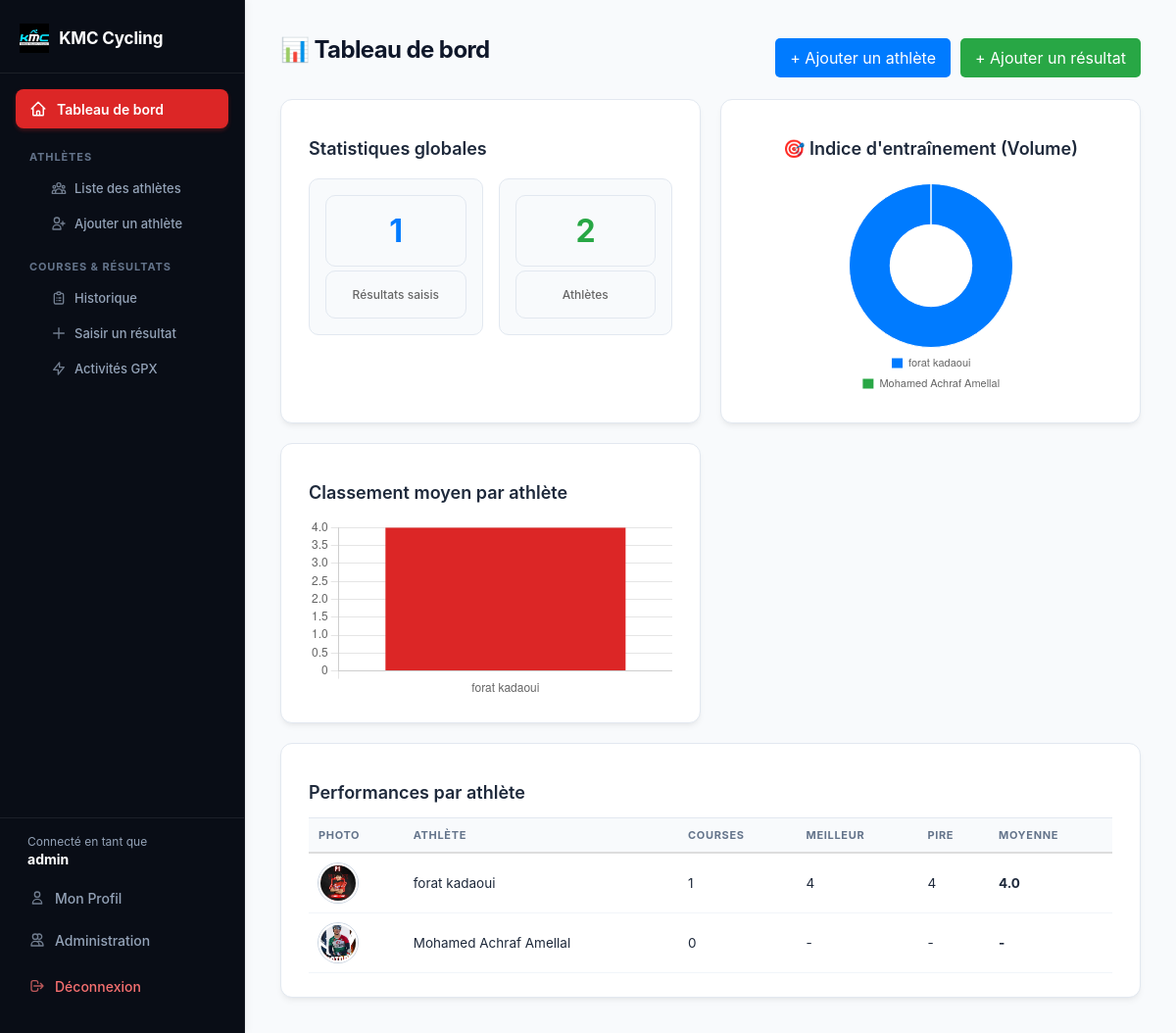
Page / (signed in) on the earlier database version.
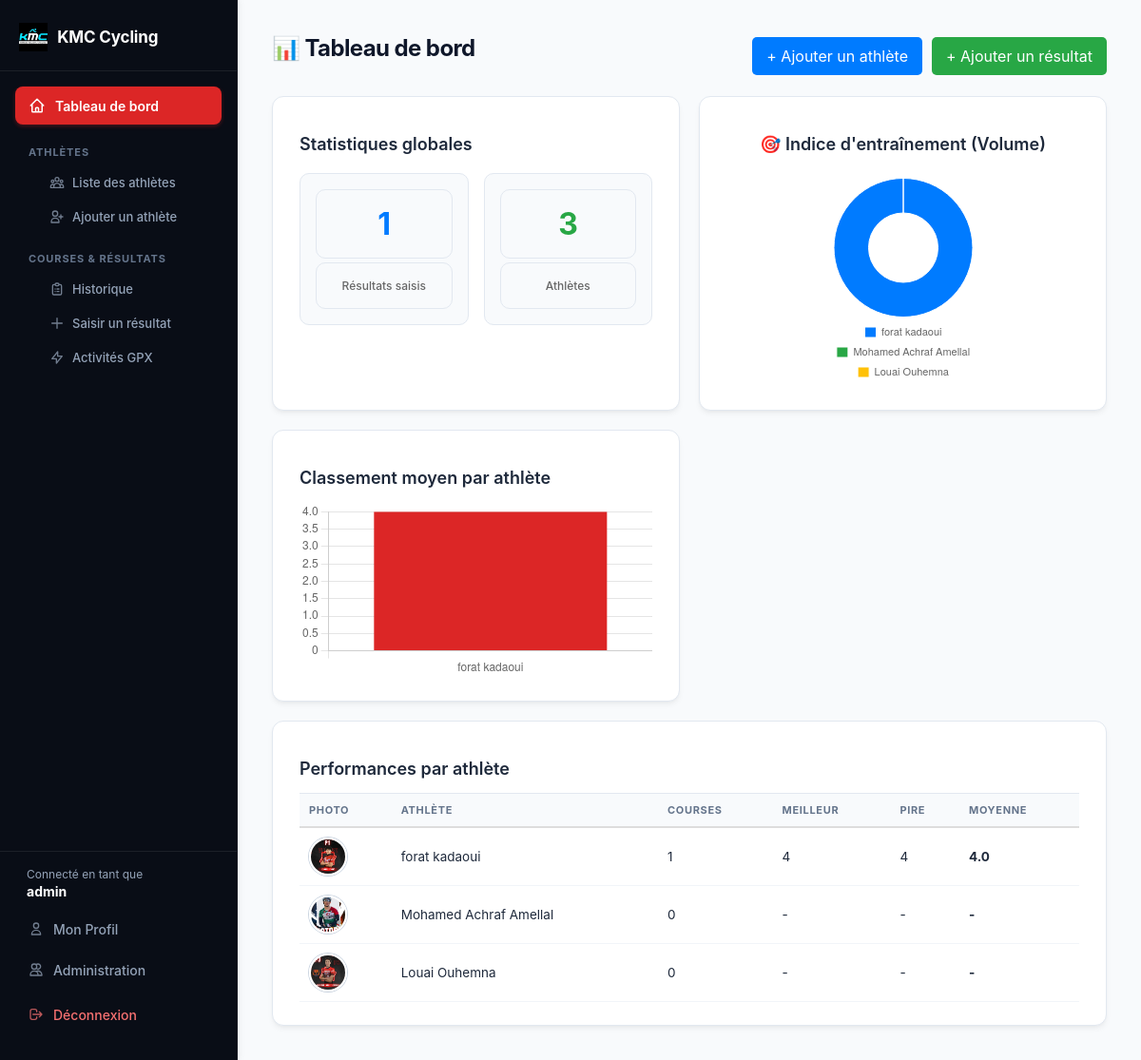
Same page on the later database version.
### tables this page shows
CREATE TABLE athletes (
            id INTEGER PRIMARY KEY AUTOINCREMENT,
            nom TEXT NOT NULL,
            prenom TEXT NOT NULL,
            date_naissance TEXT,
            categorie TEXT,
            nom_fichier TEXT
        );

### app.py (the view)
@app.route('/')
def index():
    if 'user_id' not in session:
        return redirect(url_for('login'))
    conn = get_db_connection()
    nb_athletes = conn.execute('SELECT COUNT(*) FROM athletes').fetchone()[0]
    nb_courses = conn.execute('SELECT COUNT(*) FROM resultats').fetchone()[0]
    stats_par_athlete = conn.execute('''
        SELECT a.id, a.nom, a.prenom, a.nom_fichier, a.categorie,
               COUNT(r.id) as nb_courses,
               MIN(r.classement) as meilleur,
               MAX(r.classement) as pire,
               ROUND(AVG(r.classement), 1) as moyenne
        FROM athletes a
        LEFT JOIN resultats r ON a.id = r.athlete_id
        GROUP BY a.id
    ''').fetchall()
    conn.close()
    stats = {
        "nb_athletes": nb_athletes,
        "nb_courses": nb_courses,
        "par_athlete": stats_par_athlete
    }
    return render_template('index.html', stats=stats)

### templates/index.html (shortened to what this page needs)
<!DOCTYPE html>
<html lang="fr">
<head>
    <link rel="stylesheet" href="{{ url_for('static', filename='style.css') }}">
</head>
<body>
    <div class="app-layout">
        {% include 'sidebar.html' %}
        <main class="content">
            <div class="container">
                <div style="display: flex; justify-content: space-between; align-items: center; margin-bottom: 20px;">
                    <h1>📊 Tableau de bord</h1>
                    {% if session.get('role') == 'admin' %}
                        <div style="display: flex; gap: 10px;">
                            <a href="{{ url_for('ajouter_athlete') }}" class="btn btn-primary" style="padding: 10px 15px; background: #007bff; color: white; text-decoration: none; border-radius: 5px;">+ Ajouter un athlète</a>
                            <a href="{{ url_for('ajouter_resultat') }}" class="btn btn-primary" style="padding: 10px 15px; background: #28a745; color: white; text-decoration: none; border-radius: 5px;">+ Ajouter un résultat</a>
                        </div>
                    {% endif %}
                </div>
                <div class="grid" style="display: grid; grid-template-columns: repeat(auto-fit, minmax(300px, 1fr)); gap: 20px; margin-bottom: 20px;">
                    <div class="card">
                        <h2>Statistiques globales</h2>
                        <div class="stat-box" style="display: flex; justify-content: space-around; text-align: center; margin-top: 20px;">
                            <div>
                                <div class="valeur" style="font-size: 2rem; font-weight: bold; color: #007bff;">{{ stats.nb_courses }}</div>
                                <div class="label" style="color: #666;">Résultats saisis</div>
                            </div>
                            <div>
                                <div class="valeur" style="font-size: 2rem; font-weight: bold; color: #28a745;">{{ stats.nb_athletes }}</div>
                                <div class="label" style="color: #666;">Athlètes</div>
                            </div>
                        </div>
                    </div>
                    <div class="card" style="display: flex; flex-direction: column; align-items: center;">
                        <h2>🎯 Indice d'entraînement (Volume)</h2>
                        <div style="width: 220px; height: 220px; position: relative; margin-top: 10px;">
                            <canvas id="graphCirculaire"></canvas>
                        </div>
                    </div>
                    <div class="card">
                        <h2>Classement moyen par athlète</h2>
                        <canvas id="graphMoyenne"></canvas>
                    </div>
                </div>
                <div class="card">
                    <h2>Performances par athlète</h2>
                    <table style="width: 100%; border-collapse: collapse; margin-top: 10px;">
                        <thead>
                            <tr style="border-bottom: 2px solid #ddd; text-align: left;">
                                <th style="padding: 10px;">Photo</th>
                                <th style="padding: 10px;">Athlète</th>
                                <th style="padding: 10px;">Courses</th>
                                <th style="padding: 10px;">Meilleur</th>
                                <th style="padding: 10px;">Pire</th>
                                <th style="padding: 10px;">Moyenne</th>
                            </tr>
                        </thead>
                        <tbody>
                            {% for a in stats.par_athlete %}
                                <tr style="border-bottom: 1px solid #eee;">
                                    <td style="padding: 10px;">
                                        {% if a.nom_fichier %}
                                            <img src="{{ url_for('static', filename='uploads/' + a.nom_fichier) }}" class="avatar-athlete" alt="{{ a.prenom }}" style="width: 40px; height: 40px; border-radius: 50%; object-fit: cover;">
                                        {% else %}
                                            <span class="avatar-placeholder" style="display: inline-block; width: 40px; height: 40px; line-height: 40px; text-align: center; background: #ccc; border-radius: 50%; font-weight: bold; color: white;">{{ a.prenom[0] }}{{ a.nom[0] }}</span>
                                        {% endif %}
                                    </td>
                                    <td style="padding: 10px;">{{ a.prenom }} {{ a.nom }}</td>
                                    <td style="padding: 10px;">{{ a.nb_courses or 0 }}</td>
                                    <td style="padding: 10px;">{{ a.meilleur if a.meilleur is not none else '-' }}</td>
                                    <td style="padding: 10px;">{{ a.pire if a.pire is not none else '-' }}</td>
                                    <td style="padding: 10px;"><strong>{{ a.moyenne if a.moyenne is not none else '-' }}</strong></td>
                                </tr>
                            {% endfor %}
                        </tbody>
                    </table>
                </div>
            </div>
            <script>
                // Données communes pour les graphiques
                const labels = [{% for a in stats.par_athlete %}"{{ a.prenom }} {{ a.nom }}",{% endfor %}];
                const coursesParAthlete = [{% for a in stats.par_athlete %}{{ a.nb_courses or 0 }},{% endfor %}];
                const moyennes = [{% for a in stats.par_athlete %}{% if a.moyenne %}{{ a.moyenne }}{% else %}null{% endif %},{% endfor %}];
                // 1. Graphique barres : Classement moyen
                const labelsMoy = [{% for a in stats.par_athlete %}{% if a.moyenne %}"{{ a.prenom }} {{ a.nom }}",{% endif %}{% endfor %}];
                const dataMoy = [{% for a in stats.par_athlete %}{% if a.moyenne %}{{ a.moyenne }},{% endif %}{% endfor %}];
                if (labelsMoy.length > 0) {
                    new Chart(document.getElementById('graphMoyenne'), {
                        type: 'bar',
                        data: {
                            labels: labelsMoy,
                            datasets: [{
                                label: 'Classement moyen',
                                data: dataMoy,
                                backgroundColor: '#dc2626'
                            }]
                        },
                        options: {
                            responsive: true,
                            plugins: { legend: { display: false } },
                            scales: { y: { beginAtZero: true } }
                        }
                    });
                }
                // 2. Graphique circulaire : Indice d'entraînement (répartition des courses par athlète)
                if (labels.length > 0) {
                    new Chart(document.getElementById('graphCirculaire'), {
                        type: 'doughnut',
                        data: {
                            labels: labels,
                            datasets: [{
                                data: coursesParAthlete,
                                backgroundColor: [
                                    '#007bff', '#28a745', '#ffc107', '#dc3545', '#17a2b8', '#6610f2', '#e83e8c', '#fd7e14'
                                ],
                                borderWidth: 1
                            }]
                        },
                        options: {
                            responsive: true,
                            maintainAspectRatio: false,
                            plugins: {
                                legend: {
                                    position: 'bottom',
                                    labels: { boxWidth: 12, font: { size: 11 } }
                                }
                            }
                        }
                    });
                }
            </script>
        </main>
    </div>
</body>
</html>

### templates/sidebar.html (shortened to what this page needs)
<aside class="sidebar">
    <a href="{{ url_for('index') }}" class="sidebar-brand" style="display: flex; align-items: center; gap: 10px;">
        <img src="{{ url_for('static', filename='kmc.jpg') }}" alt="Logo KMC" style="height: 30px; object-fit: contain;">
        <span>KMC Cycling</span>
    </a>
    <nav class="sidebar-nav">
        <a href="{{ url_for('index') }}" class="sidebar-lien {% if request.endpoint == 'index' %}actif{% endif %}">
            <svg width="18" height="18" fill="none" stroke="currentColor" stroke-width="2" viewBox="0 0 24 24"><path stroke-linecap="round" stroke-linejoin="round" d="M3 12l2-2m0 0l7-7 7 7M5 10v10a1 1 0 001 1h3m10-11l2 2m-2-2v10a1 1 0 01-1 1h-3m-6 0a1 1 0 001-1v-4a1 1 0 011-1h2a1 1 0 011 1v4a1 1 0 001 1m-6 0h6"/></svg>
            Tableau de bord
        </a>
        <div class="sidebar-groupe-titre">Athlètes</div>
        <div class="sidebar-sous-liens">
            <a href="{{ url_for('liste_athletes') }}" class="sidebar-sous-lien {% if request.endpoint == 'liste_athletes' %}actif{% endif %}">
                Liste des athlètes
            </a>
            {% if session.get('role') == 'admin' %}
                <a href="{{ url_for('ajouter_athlete') }}" class="sidebar-sous-lien {% if request.endpoint == 'ajouter_athlete' %}actif{% endif %}">
                    <svg width="16" height="16" fill="none" stroke="currentColor" stroke-width="2" viewBox="0 0 24 24"><path stroke-linecap="round" stroke-linejoin="round" d="M18 9v3m0 0v3m0-3h3m-3 0h-3m-2-5a4 4 0 11-8 0 4 4 0 018 0zM3 20a6 6 0 0112 0v1H3v-1z"/></svg>
                    Ajouter un athlète
                </a>
            {% endif %}
        </div>
        <div class="sidebar-groupe-titre">Courses & Résultats</div>
        <div class="sidebar-sous-liens">
            <a href="{{ url_for('historique') }}" class="sidebar-sous-lien {% if request.endpoint == 'historique' %}actif{% endif %}">
                Historique
            </a>
            {% if session.get('role') == 'admin' %}
                <a href="{{ url_for('ajouter_resultat') }}" class="sidebar-sous-lien {% if request.endpoint == 'ajouter_resultat' %}actif{% endif %}">
                    <svg width="16" height="16" fill="none" stroke="currentColor" stroke-width="2" viewBox="0 0 24 24"><path stroke-linecap="round" stroke-linejoin="round" d="M12 4v16m8-8H4"/></svg>
                    Saisir un résultat
                </a>
                <a href="{{ url_for('liste_activites') }}" class="sidebar-sous-lien {% if request.endpoint == 'liste_activites' %}actif{% endif %}">
                    <svg width="16" height="16" fill="none" stroke="currentColor" stroke-width="2" viewBox="0 0 24 24"><path stroke-linecap="round" stroke-linejoin="round" d="M13 10V3L4 14h7v7l9-11h-7z"/></svg>
                    Activités GPX
                </a>
            {% endif %}
        </div>
    </nav>
    <div class="sidebar-bas">
        <div class="sidebar-utilisateur">
            Connecté en tant que
            <strong>{{ session.get('username', 'Utilisateur') }}</strong>
        </div>
        <a href="{{ url_for('profil') }}" class="sidebar-lien {% if request.endpoint == 'profil' %}actif{% endif %}">
            <svg width="16" height="16" fill="none" stroke="currentColor" stroke-width="2" viewBox="0 0 24 24"><path stroke-linecap="round" stroke-linejoin="round" d="M16 7a4 4 0 11-8 0 4 4 0 018 0zM12 14a7 7 0 00-7 7h14a7 7 0 00-7-7z"/></svg>
            Mon Profil
        </a>
        {% if session.get('role') == 'admin' %}
            <a href="{{ url_for('admin_users') }}" class="sidebar-lien {% if request.endpoint == 'admin_users' %}actif{% endif %}">
                <svg width="16" height="16" fill="none" stroke="currentColor" stroke-width="2" viewBox="0 0 24 24"><path stroke-linecap="round" stroke-linejoin="round" d="M12 4.354a4 4 0 110 5.292M15 21H3v-1a6 6 0 0112 0v1zm0 0h6v-1a6 6 0 00-9-5.197M13 7a4 4 0 11-8 0 4 4 0 018 0z"/></svg>
                Administration
            </a>
        {% endif %}
        <a href="{{ url_for('logout') }}" class="sidebar-lien sidebar-deconnexion">
            <svg width="16" height="16" fill="none" stroke="currentColor" stroke-width="2" viewBox="0 0 24 24"><path stroke-linecap="round" stroke-linejoin="round" d="M17 16l4-4m0 0l-4-4m4 4H7m6 4v1a3 3 0 01-3 3H6a3 3 0 01-3-3V7a3 3 0 013-3h4a3 3 0 013 3v1"/></svg>
            Déconnexion
        </a>
    </div>
</aside>

Differences in the rows shown:
added athletes: nom_fichier (picture), prenom "Louai", nom "Ouhemna", nb_courses "0", meilleur "-", pire "-", moyenne "-"
Other differences:
{{ stats.nb_athletes }}: "2" → "3"
chart data {{ a.prenom }}: forat, Mohamed Achraf → forat, Mohamed Achraf, Louai
chart data {{ a.nom }}: kadaoui, Amellal → kadaoui, Amellal, Ouhemna
chart data {{ a.nb_courses or 0 }}: 1, 0 → 1, 0, 0
